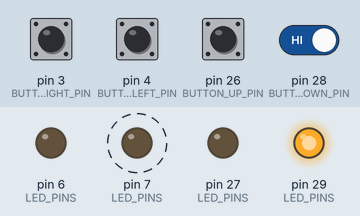
Simulated run of this sketch. Board: Arduino Mega 2560, built with avr-gcc and run on an emulated ATmega2560. Parts: output pins drawn as LEDs (lit = HIGH). Dashed ring = blinking. The inputs (shaded band) are chosen by the test bench; at power-on: pin 3 (BUTTON_RIGHT_PIN), pin 4 (BUTTON_LEFT_PIN), pin 26 (BUTTON_UP_PIN), pin 28 (BUTTON_DOWN_PIN) HIGH. Random numbers use the default seed unless the sketch sets one.

Above: at 2.2 s.
2.3 s: pin 3 (BUTTON_RIGHT_PIN) pulled LOW for 0.15 s
At 3.6 s:
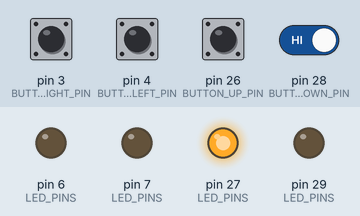
5.3 s: pin 4 (BUTTON_LEFT_PIN) pulled LOW for 0.15 s
At 7.09 s:
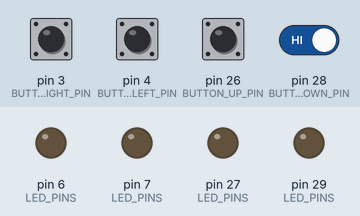
At 8.04 s:
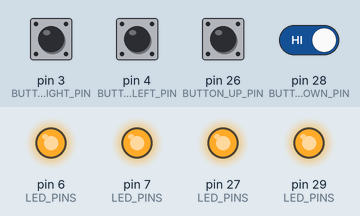
8.3 s: pin 3 (BUTTON_RIGHT_PIN) driven LOW and pin 28 (BUTTON_DOWN_PIN) driven LOW
11.3 s: pin 3 (BUTTON_RIGHT_PIN) driven HIGH
14.3 s: pin 26 (BUTTON_UP_PIN) pulled LOW for 0.15 s
At 15.0 s:
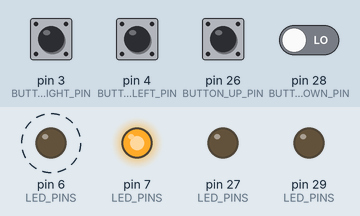
17.4 s: pin 28 (BUTTON_DOWN_PIN) driven HIGH
Timing chart, 0 to 30.8 s (numbered marks = the images above; inputs shaded):
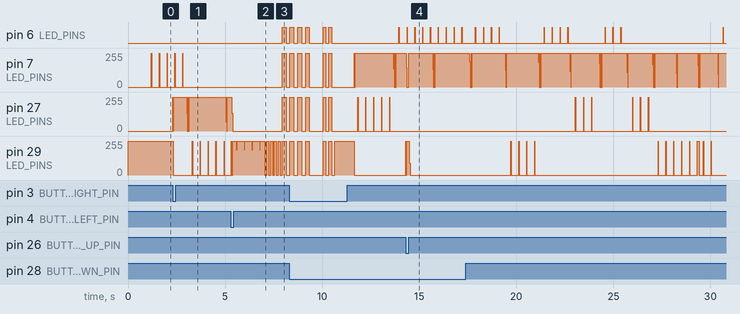

The sketch:

ReflexGrid.ino
```cpp
const int BUTTON_UP_PIN    = 26;
const int BUTTON_DOWN_PIN  = 28;
const int BUTTON_LEFT_PIN  = 4;
const int BUTTON_RIGHT_PIN = 3;

const int LED_PINS[2][2] = {
  {29, 27},
  {7,  6}
};

int playerX = 0;
int playerY = 0;
int dangerX = 1;
int dangerY = 1;

bool dangerActive = false;
bool gameOver = false;

unsigned long dangerShownTime = 0;
unsigned long lastDangerSpawnTime = 0;
unsigned long reactionTime = 2000;

unsigned long lastMoveTime = 0;
unsigned long lastBlink = 0;
bool dangerLEDState = false;

int score = 0;

const unsigned long moveCooldown = 150;
const unsigned long blinkInterval = 200;
const unsigned long dangerLockDuration = 200;

void setup() {
  pinMode(BUTTON_UP_PIN, INPUT_PULLUP);
  pinMode(BUTTON_DOWN_PIN, INPUT_PULLUP);
  pinMode(BUTTON_LEFT_PIN, INPUT_PULLUP);
  pinMode(BUTTON_RIGHT_PIN, INPUT_PULLUP);

  for (int y = 0; y < 2; y++) {
    for (int x = 0; x < 2; x++) {
      pinMode(LED_PINS[y][x], OUTPUT);
      digitalWrite(LED_PINS[y][x], LOW);
    }
  }

  randomSeed(analogRead(0));
  drawPlayer();
  delay(1000);
}

void loop() {
  if (gameOver) {
    showPlayerCaught();
    flashAll();
    showFinalScore();
    resetGame();
    return;
  }

  handleInput();
  drawPlayer();

  if (!dangerActive) {
    spawnDanger();
    dangerShownTime = millis();
    lastDangerSpawnTime = millis();
    dangerLEDState = false;
    lastBlink = millis();
    dangerActive = true;
  }

  blinkDangerLED();

  if (dangerActive && millis() - dangerShownTime > reactionTime) {
    if (playerX == dangerX && playerY == dangerY) {
      gameOver = true;
    } else {
      dangerActive = false;
      reactionTime = max(reactionTime - 100, 500UL);
      score++;
      showSafeDodge();
    }
  }

  delay(10);
}

void handleInput() {
  if (millis() - lastMoveTime < moveCooldown) return;
  if (millis() - lastDangerSpawnTime < dangerLockDuration) return;

  if (digitalRead(BUTTON_UP_PIN) == LOW && playerY > 0) {
    playerY--; lastMoveTime = millis();
  } else if (digitalRead(BUTTON_DOWN_PIN) == LOW && playerY < 1) {
    playerY++; lastMoveTime = millis();
  } else if (digitalRead(BUTTON_LEFT_PIN) == LOW && playerX > 0) {
    playerX--; lastMoveTime = millis();
  } else if (digitalRead(BUTTON_RIGHT_PIN) == LOW && playerX < 1) {
    playerX++; lastMoveTime = millis();
  }
}

void drawPlayer() {
  for (int y = 0; y < 2; y++) {
    for (int x = 0; x < 2; x++) {
      digitalWrite(LED_PINS[y][x], LOW);
    }
  }

  digitalWrite(LED_PINS[playerY][playerX], HIGH);
}

void spawnDanger() {
  do {
    dangerX = random(0, 2);
    dangerY = random(0, 2);
  } while (dangerX == playerX && dangerY == playerY);
}

void blinkDangerLED() {
  if (!dangerActive) return;

  if (millis() - lastBlink > blinkInterval) {
    dangerLEDState = !dangerLEDState;
    lastBlink = millis();
    digitalWrite(LED_PINS[dangerY][dangerX], dangerLEDState ? HIGH : LOW);
  }
}

void showSafeDodge() {
  digitalWrite(LED_PINS[playerY][playerX], LOW);
  delay(100);
  digitalWrite(LED_PINS[playerY][playerX], HIGH);
}

void showPlayerCaught() {
  for (int i = 0; i < 5; i++) {
    digitalWrite(LED_PINS[playerY][playerX], HIGH);
    delay(100);
    digitalWrite(LED_PINS[playerY][playerX], LOW);
    delay(100);
  }
}

void flashAll() {
  for (int i = 0; i < 4; i++) {
    setAllLEDs(HIGH);
    delay(200);
    setAllLEDs(LOW);
    delay(200);
  }
}

void setAllLEDs(bool state) {
  for (int y = 0; y < 2; y++) {
    for (int x = 0; x < 2; x++) {
      digitalWrite(LED_PINS[y][x], state);
    }
  }
}

void showFinalScore() {
  delay(500);

  int blinkCount = min(score, 10);
  for (int i = 0; i < blinkCount; i++) {
    setAllLEDs(HIGH);
    delay(150);
    setAllLEDs(LOW);
    delay(150);
  }
}

void resetGame() {
  gameOver = false;
  dangerActive = false;
  playerX = 0;
  playerY = 0;
  reactionTime = 2000;
  score = 0;
  drawPlayer();
  delay(1000);
}
```

Measured:
- after the input at 5.3 s, pin 6 (LED_PINS): LOW → HIGH after 2.6 s, → LOW 0.20 s later
- after the input at 14.3 s, pin 29 (LED_PINS): 0/255 → 255/255 at once, → 0/255 0.18 s later
